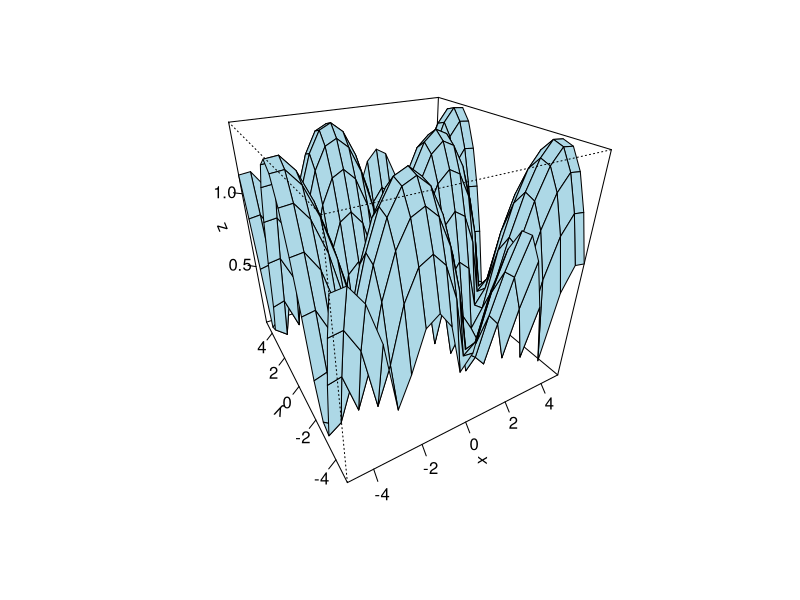

The R script that drew this image:
# Exercise 6
# Q1(a)
T<-matrix(c(0.7,0.2,0.1,0.3,0.6,0.1,0.2,0.4,0.4),nrow=3,byrow=T)
T%*%T

# Q1(b)
T8 <- diag(3)
for (i in 1:8) {
  T8 <- T8 %*% T
}
T8[2,1]

# Q1(c)
eig <- eigen(t(T))
eig$vectors[,1]/sum(eig$vectors[,1])
# The distribution converges to [0.4761905 0.3809524 0.1428571]
# Since 0.4761905 < 0.5.
# So, Risky's claim is incorrect.

# Q2(a)
fx <- function(x){x*abs(x+2)+abs(x-1)}
optimize(fx,c(-2,2))

# Q2(b)(i)
gx <- function(x){
  sqrt(abs(sin(x[1])+cos(x[2])))
}
optim(c(3,3),gx)

# Q2(b)(ii)
gxy <- function(x,y){
  sqrt(abs(sin(x)+cos(y)))
}
x <- seq(-5,5,by=0.5)
y <- x
z <- outer(x,y,gxy)
persp(x,y,z,theta=-30,phi=30,col="lightblue",ticktype="detailed")

# Q3(a)
fx <- expression(2*x-x*cos(x))
dfdx <- fx
for (i in 1:10)
  dfdx <- D(dfdx, "x")
dfdx

# Q3(b)
fx <- function(x){2*x-x*cos(x)}
integrate(fx,0,1)